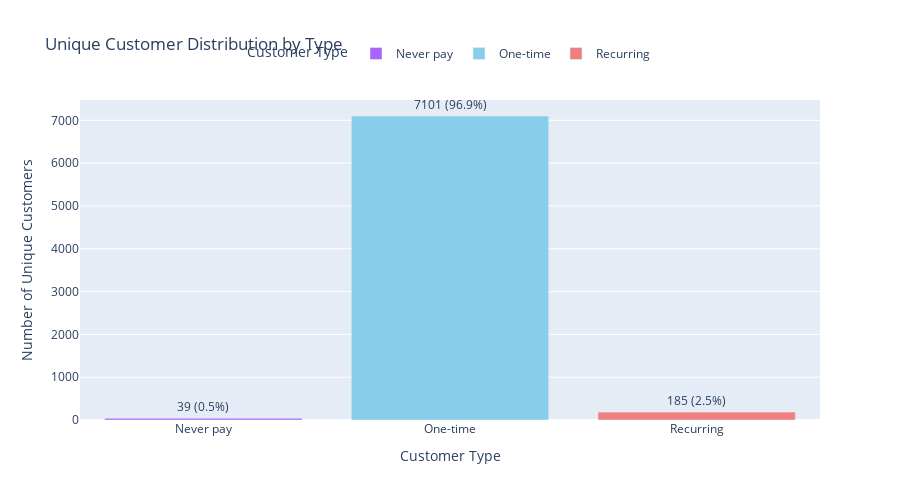

Notebook source saved alongside this figure:
### Code cell
# Count unique customers for each customer type
unique_customer_counts = agg_orders.groupby(
    'Customer Type')['CustomerID'].nunique().reset_index()
unique_customer_counts.columns = ['Customer Type', 'Unique Customers']

# Calculate percentages
total_customers = unique_customer_counts['Unique Customers'].sum()
unique_customer_counts['Percentage'] = (
    unique_customer_counts['Unique Customers'] / total_customers) * 100

# Create an interactive bar chart
fig = px.bar(unique_customer_counts,
             x='Customer Type',
             y='Unique Customers',
             text=unique_customer_counts.apply(
                 lambda row: f"{row['Unique Customers']} ({row['Percentage']:.1f}%)", axis=1),
             color='Customer Type',
             title='Unique Customer Distribution by Type',
             labels={'Unique Customers': 'Number of Unique Customers'},
             color_discrete_map={'Recurring': 'lightcoral', 'One-time': 'skyblue', 'Error: Missing Paid at': 'gray'})

# Adjust text position
fig.update_traces(textposition='outside')

# Move legend to the top middle
fig.update_layout(
    height=500,  # Increase chart height
    legend=dict(
    orientation="h", yanchor="bottom", y=1.1, xanchor="center", x=0.5,
    ))

# Show the interactive chart
fig.show()

### Figure 1 — Plotly figure (JSON) as saved in the notebook; plotly's stock layout.template omitted (floating-point values rounded to 4 significant figures)
{"data": [{"alignmentgroup": "True", "hovertemplate": "Customer Type=%{x}<br>Number of Unique Customers=%{y}<br>text=%{text}<extra></extra>", "legendgroup": "Never pay", "marker": {"color": "#ab63fa", "pattern": {"shape": ""}}, "name": "Never pay", "offsetgroup": "Never pay", "orientation": "v", "showlegend": true, "text": ["39 (0.5%)"], "textposition": "outside", "type": "bar", "x": ["Never pay"], "xaxis": "x", "y": [39], "yaxis": "y"}, {"alignmentgroup": "True", "hovertemplate": "Customer Type=%{x}<br>Number of Unique Customers=%{y}<br>text=%{text}<extra></extra>", "legendgroup": "One-time", "marker": {"color": "skyblue", "pattern": {"shape": ""}}, "name": "One-time", "offsetgroup": "One-time", "orientation": "v", "showlegend": true, "text": ["7101 (96.9%)"], "textposition": "outside", "type": "bar", "x": ["One-time"], "xaxis": "x", "y": [7101], "yaxis": "y"}, {"alignmentgroup": "True", "hovertemplate": "Customer Type=%{x}<br>Number of Unique Customers=%{y}<br>text=%{text}<extra></extra>", "legendgroup": "Recurring", "marker": {"color": "lightcoral", "pattern": {"shape": ""}}, "name": "Recurring", "offsetgroup": "Recurring", "orientation": "v", "showlegend": true, "text": ["185 (2.5%)"], "textposition": "outside", "type": "bar", "x": ["Recurring"], "xaxis": "x", "y": [185], "yaxis": "y"}], "layout": {"barmode": "relative", "height": 500, "legend": {"orientation": "h", "title": {"text": "Customer Type"}, "tracegroupgap": 0, "x": 0.5, "xanchor": "center", "y": 1.1, "yanchor": "bottom"}, "title": {"text": "Unique Customer Distribution by Type"}, "xaxis": {"anchor": "y", "categoryarray": ["Never pay", "One-time", "Recurring"], "categoryorder": "array", "domain": [0, 1], "title": {"text": "Customer Type"}}, "yaxis": {"anchor": "x", "domain": [0, 1], "title": {"text": "Number of Unique Customers"}}}}
